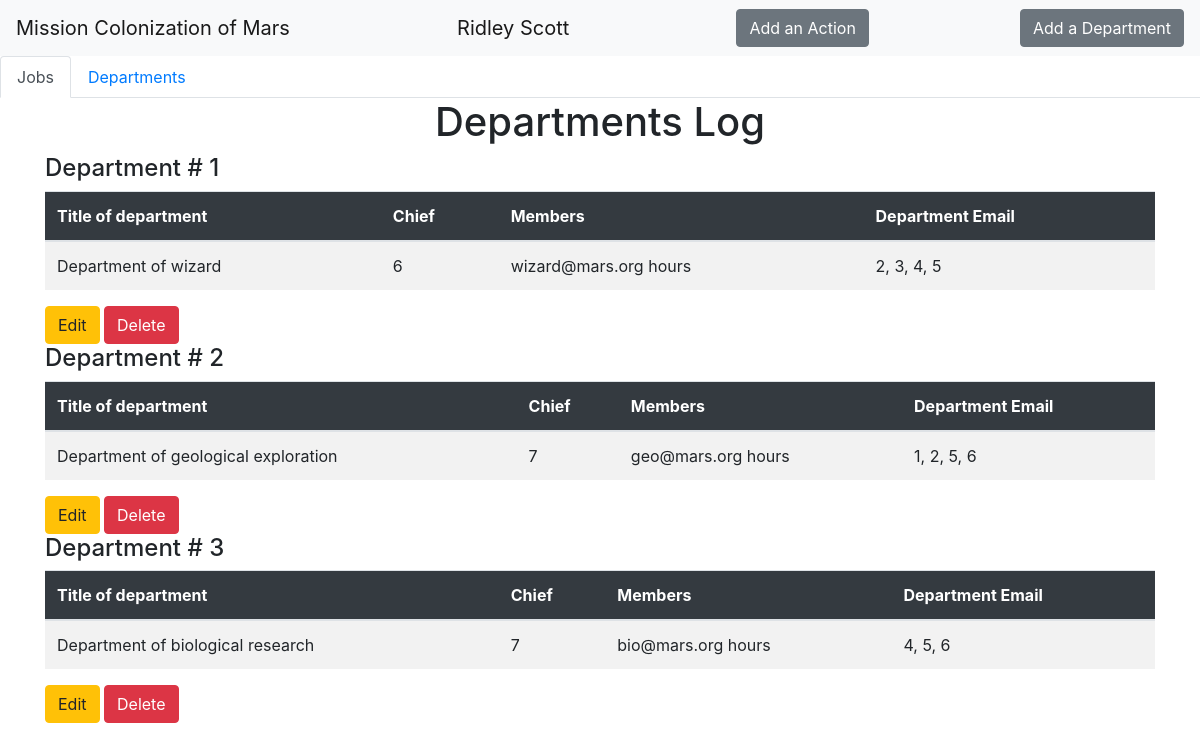
Page /d (signed in) on the committed database.
### data/users.py (models this page shows, shortened)
class User(SqlAlchemyBase, UserMixin):
    __tablename__ = "users"
    id = sqlalchemy.Column(sqlalchemy.Integer,
                           primary_key=True, autoincrement=True)
    surname = sqlalchemy.Column(sqlalchemy.String)
    name = sqlalchemy.Column(sqlalchemy.String)
    age = sqlalchemy.Column(sqlalchemy.Integer)
    position = sqlalchemy.Column(sqlalchemy.String)
    speciality = sqlalchemy.Column(sqlalchemy.String)
    address = sqlalchemy.Column(sqlalchemy.String)
    email = sqlalchemy.Column(sqlalchemy.String, unique=True)
    hashed_password = sqlalchemy.Column(sqlalchemy.String)
    modified_date = sqlalchemy.Column(sqlalchemy.DateTime)
    department = orm.relation("Department")
    job = orm.relation("Jobs")

### data/department.py (models this page shows, shortened)
class Department(SqlAlchemyBase):
	__tablename__ = "departments"
	id = sqlalchemy.Column(sqlalchemy.Integer, primary_key=True, autoincrement=True)
	title = sqlalchemy.Column(sqlalchemy.String)
	chief = sqlalchemy.Column(sqlalchemy.Integer, sqlalchemy.ForeignKey("users.id"))
	email = sqlalchemy.Column(sqlalchemy.String)
	members = sqlalchemy.Column(sqlalchemy.String)
	user = orm.relation("User")

### main.py (the view)
@app.route("/d")
def index_d():
	db_session.global_init("db/mars_explorer.db")
	db_sess = db_session.create_session()
	departments = db_sess.query(Department)
	return render_template("index_d.html", departments=departments, current_user=current_user)

### data/db_session.py (called while the page is built, shortened)
def global_init(db_file):
    global __factory
    if __factory:
        return

def create_session() -> Session:
    global __factory
    print(__factory)
    return __factory()

### main.py (called while the page is built)
@login_manager.user_loader
def load_user(user_id):
	db_sess = db_session.create_session()
	return db_sess.query(User).get(user_id)

### templates/index_d.html
{% extends "base.html" %}
{% block content %}
<h1 align="center">Departments Log</h1>
{% for department in departments%}
<h4>Department # {{department.id}}</h4>
<table class="table table-striped">
  <thead>
    <tr>
      <th scope="col" class="table-dark">Title of department</th>
      <th scope="col" class="table-dark">Chief</th>
      <th scope="col" class="table-dark">Members</th>
      <th scope="col" class="table-dark">Department Email</th>
    </tr>
  </thead>
  <tbody>
    <tr>
      <td>{{department.title}}</td>
      <td>{{department.chief}}</td>
      <td>{{department.email}} hours</td>
      <td>{{department.members}}</td>
    </tr>
  </tbody>
</table>
{% if current_user.is_authenticated and (current_user == department.user or current_user.id == 1)%}
    <div>
        <a href="/departments/{{ department.id }}" class="btn btn-warning">
            Edit
        </a>
        <a href="/departments_delete/{{ department.id }}" class="btn btn-danger">
            Delete
        </a>
    </div>{% endif %}
{% endfor %}
{% endblock %}

### templates/base.html (shortened to what this page needs)
<!doctype html>
<html lang="en">
<head>
    <link rel="stylesheet" href="../static/css/style.css" />
    <link rel="stylesheet"
          href="https://stackpath.bootstrapcdn.com/bootstrap/4.4.1/css/bootstrap.min.css"
>
</head>
<body>
<header>
    <nav class="navbar navbar-light bg-light">
        <a class="navbar-brand" href="#">Mission Colonization of Mars</a>
        {% if current_user.is_authenticated %}
    <a class="navbar-brand" href="/logout">{{ current_user.name }} {{ current_user.surname }}</a>
    <a href="/jobs" class="btn btn-secondary">Add an Action</a>
    <a href="/departments" class="btn btn-secondary">Add a Department</a>
{% else %}
    <p>
        <a class="btn btn-primary " href="/register">Sign Up</a>
        <a class="btn btn-success" href="/login">Sign In</a>
    </p>
{% endif %}
    </nav>
    <ul class="nav nav-tabs">
  <li class="nav-item">
    <a class="nav-link active" href="/j">Jobs</a>
  </li>
  <li class="nav-item">
    <a class="nav-link" href="/d">Departments</a>
  </li>
    </ul>
</header>
<main role="main" class="container">
    {% block content %}{% endblock %}
</main>
</body>
</html>

### rows in the picture
User: name "Ridley", surname "Scott"
Department: id "1", title "Department of wizard", chief "6", email "wizard@mars.org", members "2, 3, 4, 5"
Department: id "2", title "Department of geological exploration", chief "7", email "geo@mars.org", members "1, 2, 5, 6"
Department: id "3", title "Department of biological research", chief "7", email "bio@mars.org", members "4, 5, 6"
